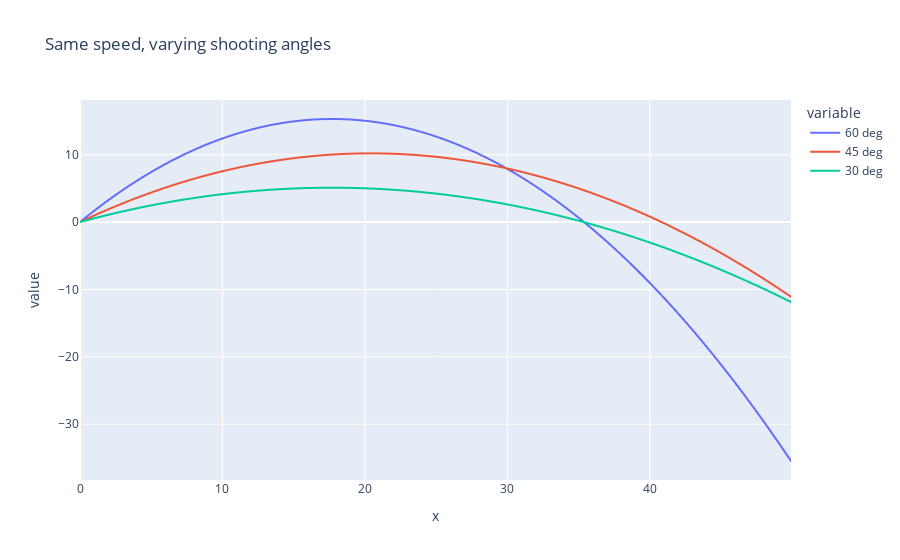

The notebook cell saved with this chart:
### Markdown cell above
# Fixed Speed, varying angles

### Code cell
df2 = pd.DataFrame({"x": x})

df2["60 deg"] = df2["x"].apply(lambda x: height(x, 20, 3.14 / 3))
df2["45 deg"] = df2["x"].apply(lambda x: height(x, 20, 3.14 / 4))
df2["30 deg"] = df2["x"].apply(lambda x: height(x, 20, 3.14 / 6))

df2 = df2.set_index("x")

df2.plot(title="Same speed, varying shooting angles")

### Figure 1 — Plotly figure (JSON) as saved in the notebook; plotly's stock layout.template omitted (floating-point values rounded to 4 significant figures; data arrays with more than 128 entries replaced by an {"elided": "..."} marker saying what was removed)
{"data": [{"hovertemplate": "variable=60 deg<br>x=%{x}<br>value=%{y}<extra></extra>", "legendgroup": "60 deg", "line": {"color": "#636efa", "dash": "solid"}, "marker": {"symbol": "circle"}, "mode": "lines", "name": "60 deg", "showlegend": true, "type": "scattergl", "x": {"elided": "500 float values"}, "xaxis": "x", "y": {"elided": "500 float values"}, "yaxis": "y"}, {"hovertemplate": "variable=45 deg<br>x=%{x}<br>value=%{y}<extra></extra>", "legendgroup": "45 deg", "line": {"color": "#EF553B", "dash": "solid"}, "marker": {"symbol": "circle"}, "mode": "lines", "name": "45 deg", "showlegend": true, "type": "scattergl", "x": {"elided": "500 float values"}, "xaxis": "x", "y": {"elided": "500 float values"}, "yaxis": "y"}, {"hovertemplate": "variable=30 deg<br>x=%{x}<br>value=%{y}<extra></extra>", "legendgroup": "30 deg", "line": {"color": "#00cc96", "dash": "solid"}, "marker": {"symbol": "circle"}, "mode": "lines", "name": "30 deg", "showlegend": true, "type": "scattergl", "x": {"elided": "500 float values"}, "xaxis": "x", "y": {"elided": "500 float values"}, "yaxis": "y"}], "layout": {"legend": {"title": {"text": "variable"}, "tracegroupgap": 0}, "title": {"text": "Same speed, varying shooting angles"}, "xaxis": {"anchor": "y", "domain": [0, 1], "title": {"text": "x"}}, "yaxis": {"anchor": "x", "domain": [0, 1], "title": {"text": "value"}}}}
